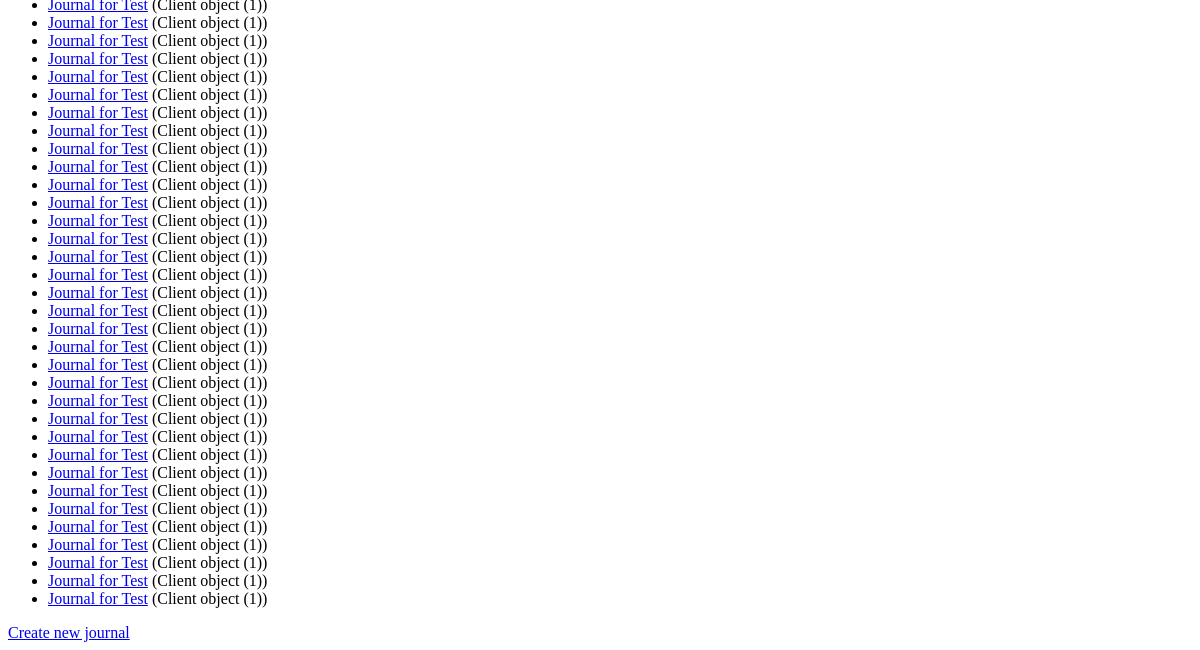
Before: /journals/ (signed in, lower part) with the older database file.
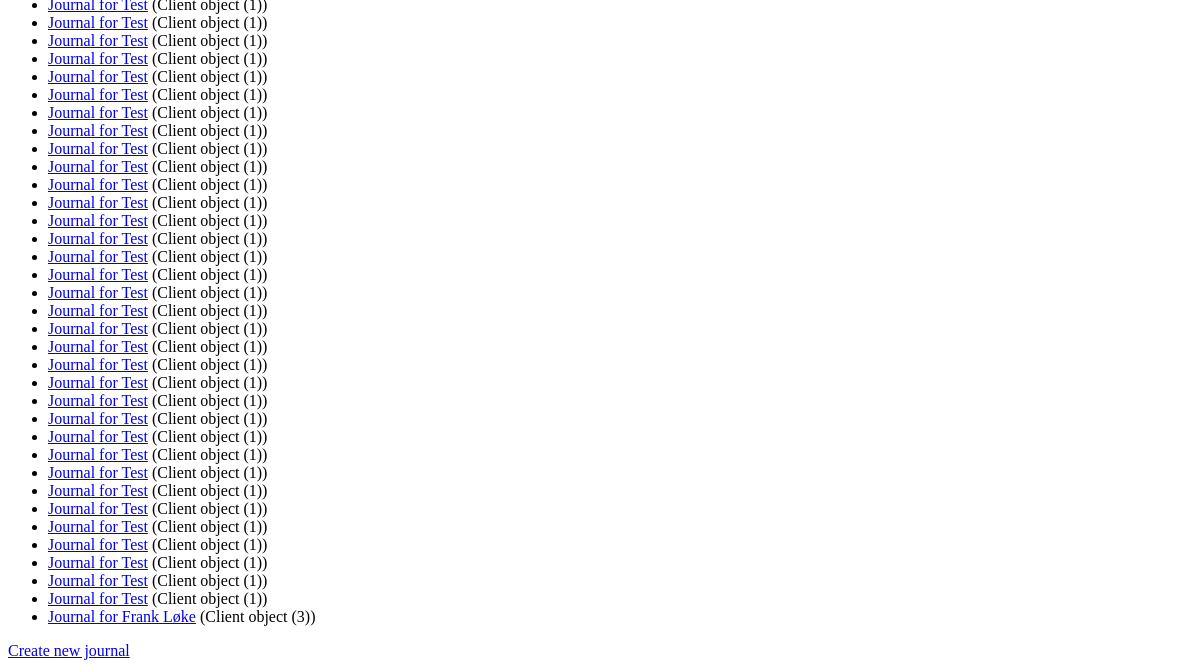
After: the same page with the newer database file.
### journals/models.py (models this page shows)
class Journal(models.Model):
    title = models.CharField(max_length=200)
    client = models.ForeignKey(Client, on_delete=models.CASCADE)
    content = models.TextField()
    created_at = models.DateTimeField(auto_now_add=True)
    updated_at = models.DateTimeField(auto_now=True)

class Client(models.Model):
    name = models.CharField(max_length=100)
    email = models.EmailField()
    psychologist = models.ForeignKey(User, on_delete=models.CASCADE)

### journals/views.py (the view)
# urls.py: path('', views.journal_list, name='journal_list'),
@login_required
def journal_list(request):
    journals = Journal.objects.all()
    return render(request, 'journals/journal_list.html', {'journals': journals})

### journals/templates/journals/journal_list.html (shortened to what this page needs)
{% load static %}
<!DOCTYPE html>
<html>
<head>
</head>
<body>
    <ul>
        {% for journal in journals %}
            <li><a href="{% url 'journal_detail' journal.pk %}">{{ journal.title }}</a> ({{ journal.client }})</li>
        {% endfor %}
    </ul>
    <a href="{% url 'journal_create' %}">Create new journal</a>
</body>
</html>

Changed rows visible on the page:
added Journal: title "Journal for Frank Løke", client "Client object (3)"
